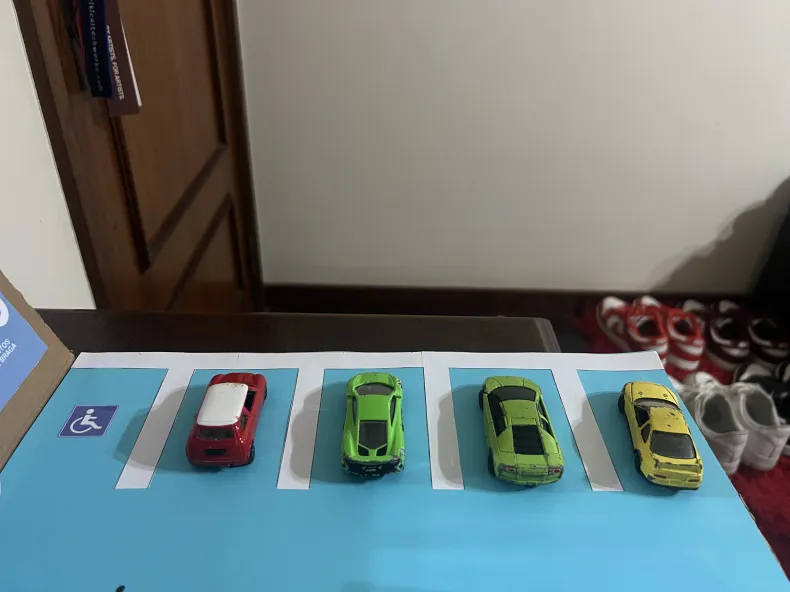
#> input picture assets/IMG_7528.webp, 790 x 592 px
$ python -i analisarImagensCapturadas.py   (imports and definitions only)
#> lines starting #> are read from the running program, lines starting #| are printed output that depends on the picture; after the words box and inside, x2 and y2 are one past the last pixel; in counts of white or black regions, pixels touching at a corner belong together
#> further down, picture is the input picture: shape (592, 790, 3); mean B, G, R 123.5, 123.3, 109.9
import cv2
import numpy as np
import time
from confluent_kafka import Producer

# [1 line not run here, left out]

#parking_slots = [(100, 280), (220, 280), (325, 280), (435, 280), (520, 280)]
parking_slots = [(200, 240), (200, 90)]
rect_width, rect_height = 260, 100
color = (0,0,180)
thick = 3
threshold = 200
last_call_time = time.time()
prevFreeslots=0

# Create a Kafka producer
# [1 line that did not run here, left out]


def convert_grayscale(frame):
    # Convert the image to grayscale
    gray = cv2.cvtColor(frame, cv2.COLOR_BGR2GRAY)
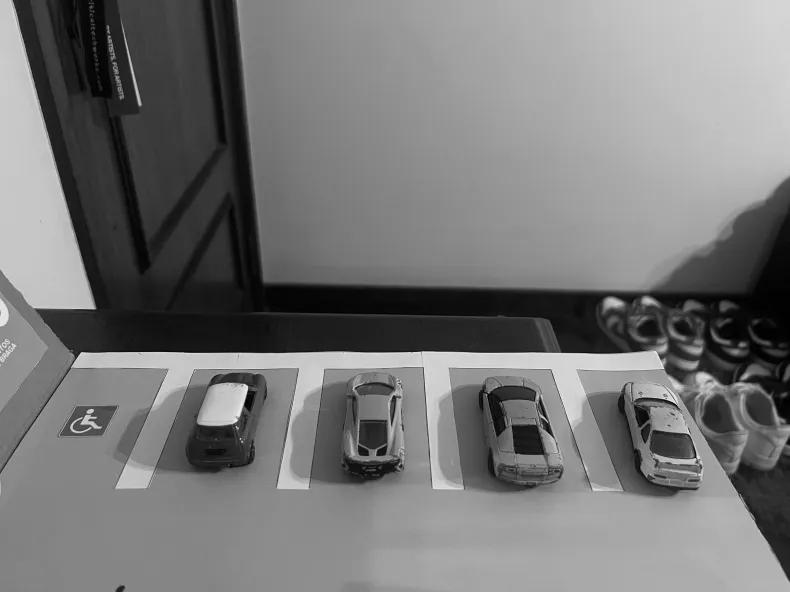
#> gray: shape (592, 790); min 0, max 242, mean 119.3

    # Apply threshold to create a binary image
    _, binary = cv2.threshold(gray, 110, 255, cv2.THRESH_BINARY)
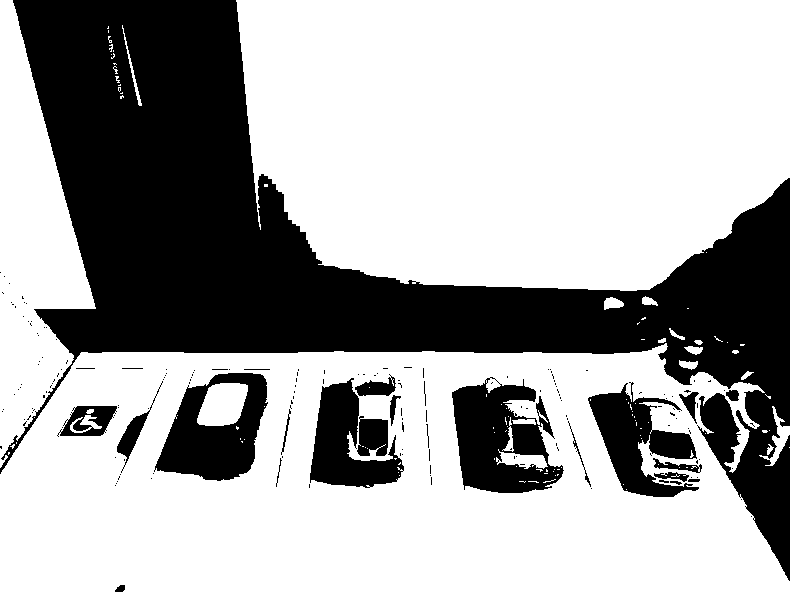
#> binary: shape (592, 790); 65.8% white; 181 black regions (156 under 20 px)

    # Find contours in the binary image
    contours, _ = cv2.findContours(binary, cv2.RETR_EXTERNAL, cv2.CHAIN_APPROX_SIMPLE)
#> contours = 47 contours, 34 with area under 20; largest, box (x1, y1, x2, y2) and area: (0, 343, 790, 592) 170248, (236, 0, 790, 291) 141349, (0, 0, 96, 468) 22702, (759, 406, 790, 466) 398, (604, 297, 624, 310) 154

    # okay, now create a black canvas with the same dimensions as input image
    contour_image = frame.copy()
    contour_image[:] = 0  # Fill with black
#> contour_image: shape (592, 790, 3); every value is 0

    # Draw contours on black canvas in white
    cv2.drawContours(contour_image, contours, -1, (100, 100, 100), thickness=thick)
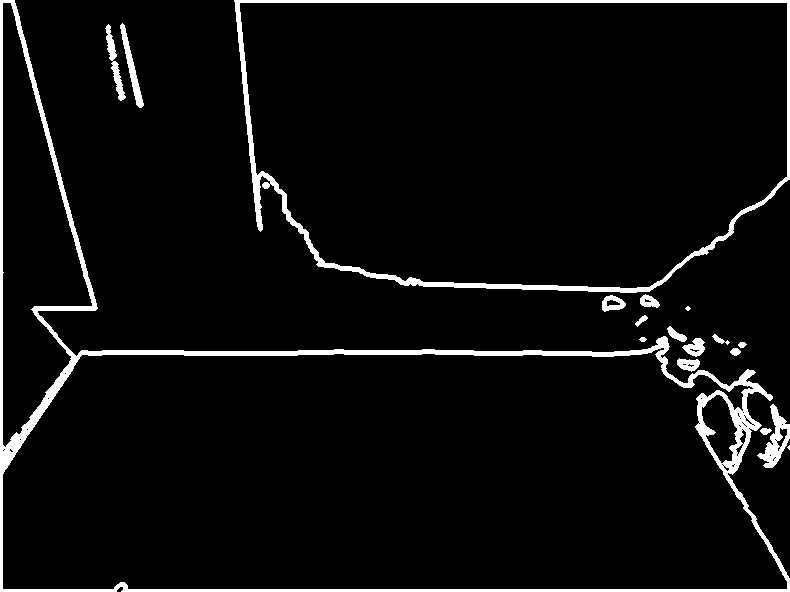
#> contour_image: shape (592, 790, 3); values 0 (black) and 100 (white), 5% white; 18 white regions (2 under 20 px), largest, box (x1, y1, x2, y2) and area: (0, 0, 790, 592) 13845, (234, 0, 790, 293) 6572, (757, 404, 790, 468) 816
    return contour_image

# [46 lines left out: function mark_slots, not called in this run]


# [21 lines not run here, left out]

>>> import cv2
>>> picture = cv2.imread('../assets/IMG_7528.webp')
>>> result = convert_grayscale(picture)

$ run again, on assets/imagemComCarros2.jpg
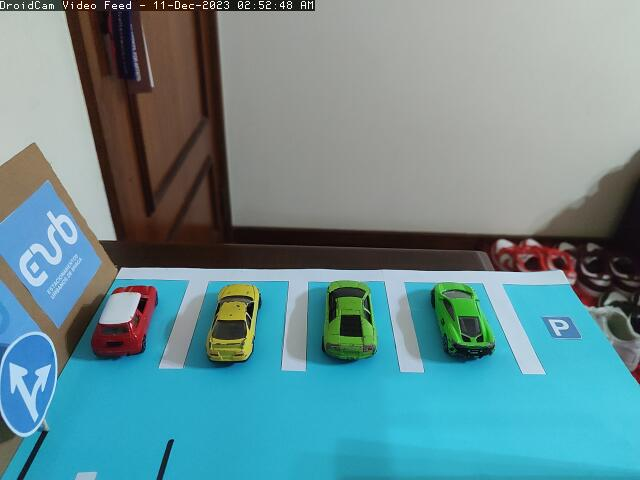
#> input picture assets/imagemComCarros2.jpg, 640 x 480 px
#> picture is the input picture: shape (480, 640, 3); mean B, G, R 144.9, 140.1, 103.4
#> in convert_grayscale, `_, binary = cv2.threshold(gray, 110, 255, cv2.THRESH_BINARY)`:
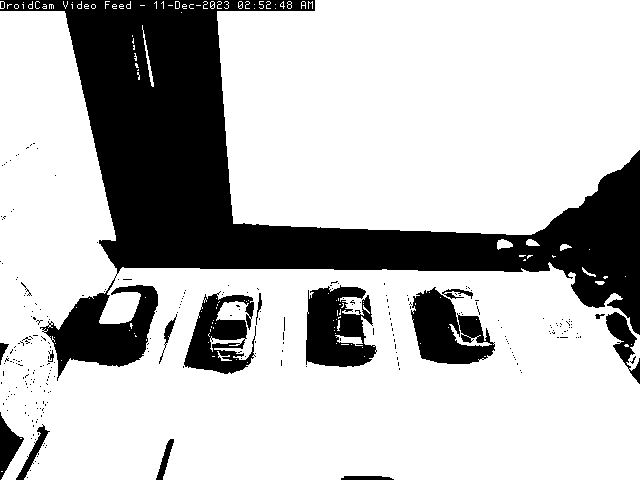
#> binary: shape (480, 640); 74% white; 266 black regions (250 under 20 px)
#> contours = 68 contours, 55 with area under 20; largest, box (x1, y1, x2, y2) and area: (0, 11, 640, 480) 152907, (217, 0, 640, 235) 90082, (497, 239, 513, 250) 98, (142, 25, 154, 87) 78, (526, 239, 540, 246) 54
#> in convert_grayscale, `cv2.drawContours(contour_image, contours, -1, (100, 100, 100), thickne..`:
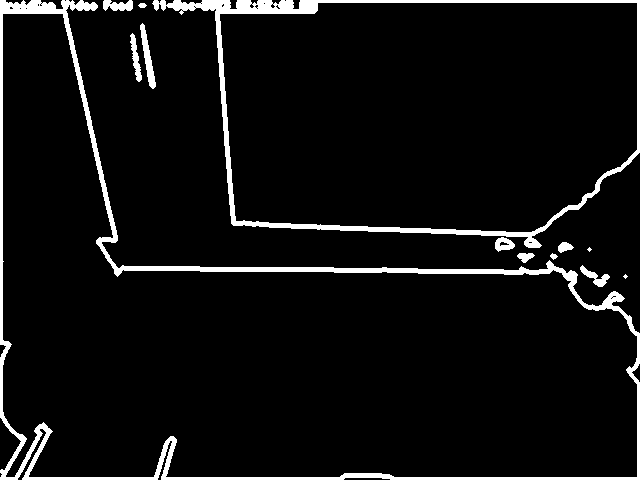
#> contour_image: shape (480, 640, 3); values 0 (black) and 100 (white), 6.1% white; 13 white regions (2 under 20 px), largest, box (x1, y1, x2, y2) and area: (0, 0, 640, 480) 10512, (152, 0, 640, 248) 6459, (140, 23, 156, 89) 398

$ run again, on assets/imagemComCarrosMal.jpg
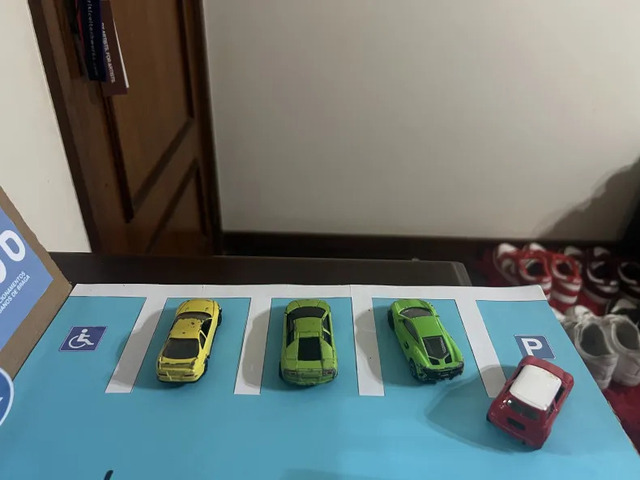
#> input picture assets/imagemComCarrosMal.jpg, 640 x 480 px
#> picture is the input picture: shape (480, 640, 3); mean B, G, R 117.3, 119.4, 108
#> in convert_grayscale, `_, binary = cv2.threshold(gray, 110, 255, cv2.THRESH_BINARY)`:
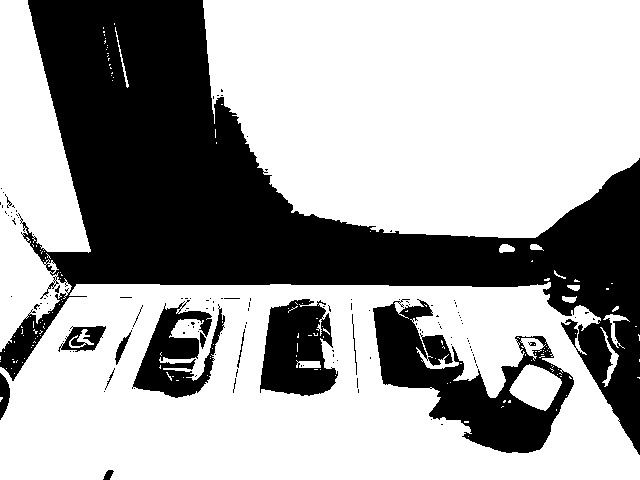
#> binary: shape (480, 640); 64.5% white; 132 black regions (116 under 20 px)
#> contours = 89 contours, 79 with area under 20; largest, box (x1, y1, x2, y2) and area: (0, 282, 640, 480) 111452, (203, 0, 640, 238) 88580, (0, 0, 91, 352) 18176, (600, 327, 619, 387) 197, (603, 314, 630, 349) 158
#> in convert_grayscale, `cv2.drawContours(contour_image, contours, -1, (100, 100, 100), thickne..`:
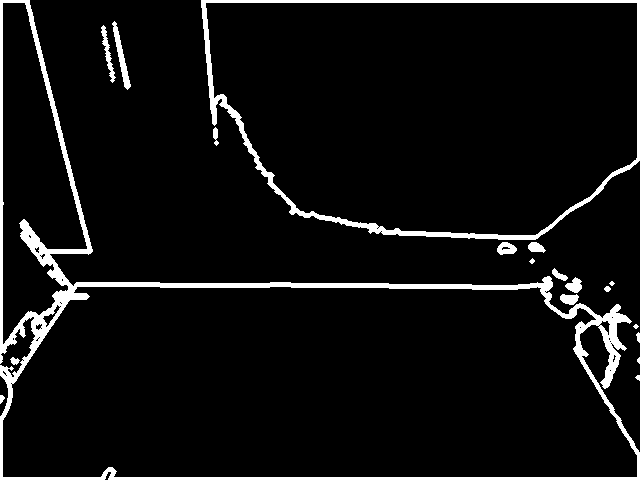
#> contour_image: shape (480, 640, 3); values 0 (black) and 100 (white), 6.2% white; 19 white regions (3 under 20 px), largest, box (x1, y1, x2, y2) and area: (0, 0, 640, 480) 12378, (201, 0, 640, 240) 5044, (112, 21, 131, 90) 378
